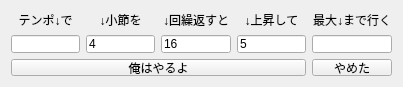
<?xml version="1.0" encoding="UTF-8"?>
<ui version="4.0">
 <class>MainWindow</class>
 <widget class="QMainWindow" name="MainWindow">
  <property name="geometry">
   <rect>
    <x>0</x>
    <y>0</y>
    <width>403</width>
    <height>87</height>
   </rect>
  </property>
  <property name="sizePolicy">
   <sizepolicy hsizetype="Fixed" vsizetype="Fixed">
    <horstretch>0</horstretch>
    <verstretch>0</verstretch>
   </sizepolicy>
  </property>
  <property name="minimumSize">
   <size>
    <width>403</width>
    <height>87</height>
   </size>
  </property>
  <property name="maximumSize">
   <size>
    <width>403</width>
    <height>87</height>
   </size>
  </property>
  <property name="windowTitle">
   <string>MainWindow</string>
  </property>
  <widget class="QWidget" name="centralWidget">
   <property name="sizePolicy">
    <sizepolicy hsizetype="Preferred" vsizetype="Preferred">
     <horstretch>0</horstretch>
     <verstretch>0</verstretch>
    </sizepolicy>
   </property>
   <layout class="QHBoxLayout" name="horizontalLayout">
    <item>
     <layout class="QGridLayout" name="gridLayout" rowstretch="1,0,0">
      <item row="0" column="4">
       <widget class="QLabel" name="label_5">
        <property name="sizePolicy">
         <sizepolicy hsizetype="Preferred" vsizetype="Preferred">
          <horstretch>0</horstretch>
          <verstretch>0</verstretch>
         </sizepolicy>
        </property>
        <property name="text">
         <string>最大↓まで行く</string>
        </property>
        <property name="alignment">
         <set>Qt::AlignCenter</set>
        </property>
       </widget>
      </item>
      <item row="1" column="3">
       <widget class="QLineEdit" name="lineEdit_4">
        <property name="inputMask">
         <string>999</string>
        </property>
        <property name="text">
         <string>5</string>
        </property>
        <property name="maxLength">
         <number>3</number>
        </property>
       </widget>
      </item>
      <item row="0" column="2">
       <widget class="QLabel" name="label_3">
        <property name="sizePolicy">
         <sizepolicy hsizetype="Preferred" vsizetype="Preferred">
          <horstretch>0</horstretch>
          <verstretch>0</verstretch>
         </sizepolicy>
        </property>
        <property name="text">
         <string>↓回繰返すと</string>
        </property>
        <property name="alignment">
         <set>Qt::AlignCenter</set>
        </property>
       </widget>
      </item>
      <item row="1" column="2">
       <widget class="QLineEdit" name="lineEdit_3">
        <property name="inputMask">
         <string>999</string>
        </property>
        <property name="text">
         <string>16</string>
        </property>
        <property name="maxLength">
         <number>3</number>
        </property>
       </widget>
      </item>
      <item row="0" column="1">
       <widget class="QLabel" name="label_2">
        <property name="sizePolicy">
         <sizepolicy hsizetype="Preferred" vsizetype="Preferred">
          <horstretch>0</horstretch>
          <verstretch>0</verstretch>
         </sizepolicy>
        </property>
        <property name="text">
         <string>↓小節を</string>
        </property>
        <property name="alignment">
         <set>Qt::AlignCenter</set>
        </property>
       </widget>
      </item>
      <item row="1" column="0">
       <widget class="QLineEdit" name="lineEdit">
        <property name="inputMask">
         <string/>
        </property>
        <property name="text">
         <string/>
        </property>
        <property name="maxLength">
         <number>32767</number>
        </property>
       </widget>
      </item>
      <item row="0" column="0">
       <widget class="QLabel" name="label">
        <property name="sizePolicy">
         <sizepolicy hsizetype="Preferred" vsizetype="Preferred">
          <horstretch>0</horstretch>
          <verstretch>0</verstretch>
         </sizepolicy>
        </property>
        <property name="text">
         <string>テンポ↓で</string>
        </property>
        <property name="alignment">
         <set>Qt::AlignCenter</set>
        </property>
       </widget>
      </item>
      <item row="0" column="3">
       <widget class="QLabel" name="label_4">
        <property name="sizePolicy">
         <sizepolicy hsizetype="Preferred" vsizetype="Preferred">
          <horstretch>0</horstretch>
          <verstretch>0</verstretch>
         </sizepolicy>
        </property>
        <property name="text">
         <string>↓上昇して</string>
        </property>
        <property name="alignment">
         <set>Qt::AlignCenter</set>
        </property>
       </widget>
      </item>
      <item row="1" column="1">
       <widget class="QLineEdit" name="lineEdit_2">
        <property name="inputMask">
         <string>999</string>
        </property>
        <property name="text">
         <string>4</string>
        </property>
       </widget>
      </item>
      <item row="2" column="4">
       <widget class="QPushButton" name="pushButton_2">
        <property name="text">
         <string>やめた</string>
        </property>
       </widget>
      </item>
      <item row="2" column="0" colspan="4">
       <widget class="QPushButton" name="pushButton">
        <property name="text">
         <string>俺はやるよ</string>
        </property>
       </widget>
      </item>
      <item row="1" column="4">
       <widget class="QLineEdit" name="lineEdit_5">
        <property name="inputMask">
         <string/>
        </property>
        <property name="text">
         <string/>
        </property>
        <property name="maxLength">
         <number>32767</number>
        </property>
       </widget>
      </item>
     </layout>
    </item>
   </layout>
  </widget>
 </widget>
 <layoutdefault spacing="6" margin="11"/>
 <tabstops>
  <tabstop>lineEdit</tabstop>
  <tabstop>lineEdit_2</tabstop>
  <tabstop>lineEdit_3</tabstop>
  <tabstop>lineEdit_4</tabstop>
  <tabstop>lineEdit_5</tabstop>
  <tabstop>pushButton</tabstop>
  <tabstop>pushButton_2</tabstop>
 </tabstops>
 <resources/>
 <connections/>
</ui>
